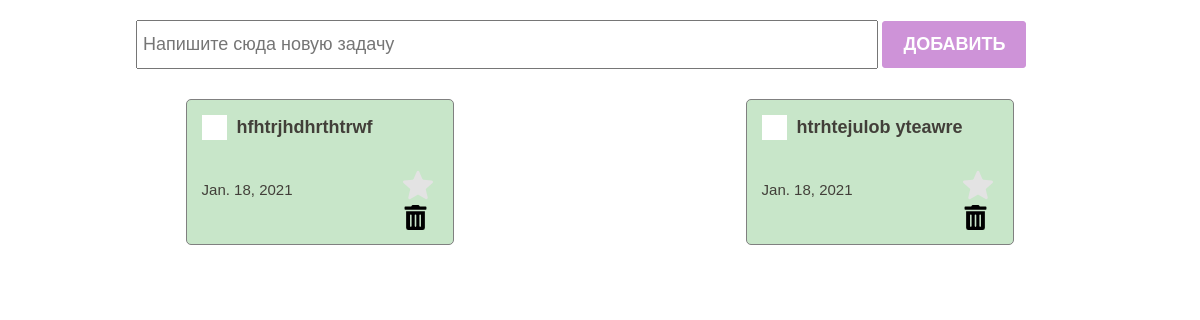
The page /test on the database as committed earlier.
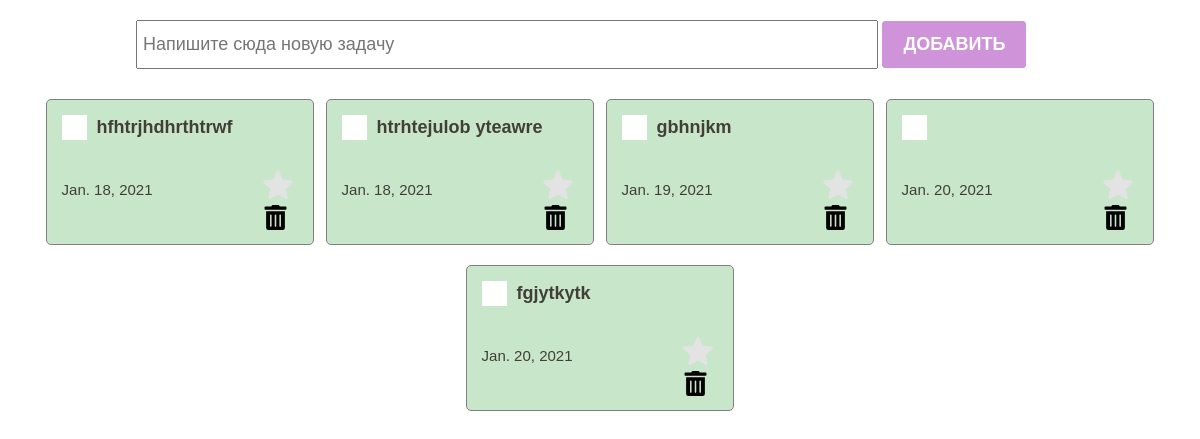
The same page on the database as committed later.
### main/models.py (models this page shows)
class ToDo(models.Model):
 text = models.CharField(max_length=100)
 created_at = models.DateField(auto_now_add=True)
 is_closed = models.BooleanField(default=False)
 is_favourite = models.BooleanField(default=False)

### main/views.py (the view)
# urls.py: path('test', test, name="test"),
def test(request):
  todo_list = ToDo.objects.all()
  return render(request, "test.html", {"todo_list":todo_list})

### main/templates/test.html (shortened to what this page needs)
{% load static%}
<!DOCTYPE html>
<html lang="en">
<head>
  <link rel="stylesheet" href="{% static 'styles.css'%}">
  <link rel="stylesheet" href="{% static 'checkbox.css'%}">
</head>
<body>
  <section>
    <div class="createContainer">
      <form action="{%url 'add-todo'%}" method="POST">
          <input class="creatInput" type="text" placeholder="Напишите сюда новую задачу" name="todo_text">
          <button class="creatBtn">Добавить</button>
      </form>
    </div>
    <div class="toDoContainer">
      {% for todo in todo_list %}
       <div class="toDoItem">
          <div class="toDoItemHeader">
             <label class="checkBoxContainer">
               <span class="checkMark"></span>
             </label>
             <h4>{{todo.text}}</h4>
          </div>
          <div class="toDoItemFooter">
            <p>{{todo.created_at}}</p>
            <div class="actionBtns">
                <div class="rating">
                     <label for="rating-5"></label>
                </div>
             <img src="{% static  'images/trash-alt-solid.svg'%}" alt="">
            </div>
          </div>
       </div>
       {%endfor%}
       </div>
  </section>
</body>
</html>

Rows that differ between the two databases and show on the page:
added ToDo: text "gbhnjkm", created_at "Jan. 19, 2021"
added ToDo: created_at "Jan. 20, 2021"
added ToDo: text "fgjytkytk", created_at "Jan. 20, 2021"
